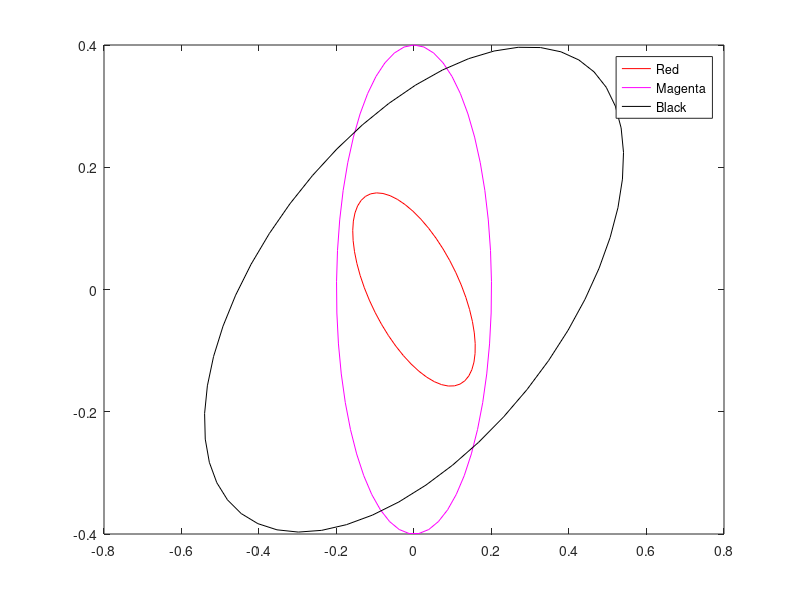

The MATLAB script that drew this image:
%Caner Topuz
%090200358
%Question-1

clear;
clc;
close all;

N = 50;

t = linspace(0,2*pi,N);

center = [0,0];

X = zeros(3,N);
Y = zeros(3,N);

%Sirasiyla red,magenta,black

degree = [-pi/4, pi/2, pi/6];
minor = [0.2, 0.4, 0.6];
major = [0.4, 0.8, 1.2];

for i = 1:3
    X(i,:) = center(1) + 0.5*major(i)*cos(t)*cos(degree(i)) - 0.5*minor(i)*sin(t)*sin(degree(i));
    Y(i,:) = center(2) + 0.5*major(i)*cos(t)*sin(degree(i)) + 0.5*minor(i)*sin(t)*cos(degree(i));
end

plot(X(1,:),Y(1,:),'r');
hold on;
plot(X(2,:),Y(2,:),'m');
plot(X(3,:),Y(3,:),'k');

legend('Red','Magenta','Black');